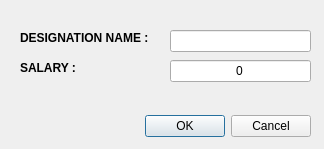
<?xml version="1.0" encoding="UTF-8"?>
<ui version="4.0">
 <class>Dialog</class>
 <widget class="QDialog" name="Dialog">
  <property name="geometry">
   <rect>
    <x>0</x>
    <y>0</y>
    <width>324</width>
    <height>149</height>
   </rect>
  </property>
  <property name="windowTitle">
   <string>Salary Grade</string>
  </property>
  <widget class="QDialogButtonBox" name="buttonBox">
   <property name="geometry">
    <rect>
     <x>10</x>
     <y>110</y>
     <width>301</width>
     <height>32</height>
    </rect>
   </property>
   <property name="orientation">
    <enum>Qt::Horizontal</enum>
   </property>
   <property name="standardButtons">
    <set>QDialogButtonBox::Cancel|QDialogButtonBox::Ok</set>
   </property>
  </widget>
  <widget class="QLineEdit" name="lineEdit_3">
   <property name="geometry">
    <rect>
     <x>170</x>
     <y>30</y>
     <width>141</width>
     <height>22</height>
    </rect>
   </property>
   <property name="readOnly">
    <bool>true</bool>
   </property>
  </widget>
  <widget class="QLabel" name="label_5">
   <property name="geometry">
    <rect>
     <x>20</x>
     <y>30</y>
     <width>141</width>
     <height>16</height>
    </rect>
   </property>
   <property name="font">
    <font>
     <weight>75</weight>
     <bold>true</bold>
    </font>
   </property>
   <property name="text">
    <string>DESIGNATION NAME :</string>
   </property>
  </widget>
  <widget class="QLineEdit" name="lineEdit_4">
   <property name="geometry">
    <rect>
     <x>170</x>
     <y>60</y>
     <width>141</width>
     <height>22</height>
    </rect>
   </property>
   <property name="text">
    <string>0</string>
   </property>
   <property name="alignment">
    <set>Qt::AlignCenter</set>
   </property>
   <property name="readOnly">
    <bool>true</bool>
   </property>
  </widget>
  <widget class="QLabel" name="label_6">
   <property name="geometry">
    <rect>
     <x>20</x>
     <y>60</y>
     <width>141</width>
     <height>16</height>
    </rect>
   </property>
   <property name="font">
    <font>
     <weight>75</weight>
     <bold>true</bold>
    </font>
   </property>
   <property name="text">
    <string>SALARY :</string>
   </property>
  </widget>
 </widget>
 <resources/>
 <connections>
  <connection>
   <sender>buttonBox</sender>
   <signal>accepted()</signal>
   <receiver>Dialog</receiver>
   <slot>accept()</slot>
   <hints>
    <hint type="sourcelabel">
     <x>248</x>
     <y>254</y>
    </hint>
    <hint type="destinationlabel">
     <x>157</x>
     <y>274</y>
    </hint>
   </hints>
  </connection>
  <connection>
   <sender>buttonBox</sender>
   <signal>rejected()</signal>
   <receiver>Dialog</receiver>
   <slot>reject()</slot>
   <hints>
    <hint type="sourcelabel">
     <x>316</x>
     <y>260</y>
    </hint>
    <hint type="destinationlabel">
     <x>286</x>
     <y>274</y>
    </hint>
   </hints>
  </connection>
 </connections>
</ui>
